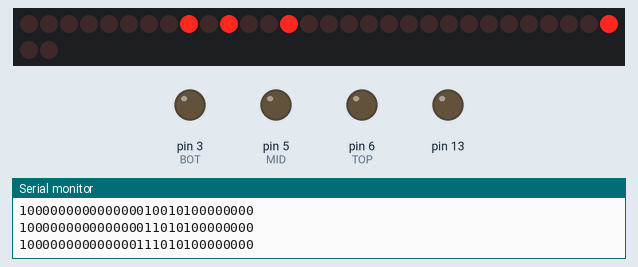
Simulated run of this sketch. Board: Arduino Mega 2560, built with avr-gcc and run on an emulated ATmega2560. Parts: 32 shift-register outputs drawn as a row of LEDs (first output left, lit = HIGH), output pins drawn as LEDs (lit = HIGH), the last lines printed to the serial monitor. Wiring (inferred from the names in the program): 4 × shift register (74HC595): data pin 9; shift clock pin 11; latch pin 10. Wiring (inferred from the signals the program sends): row of LEDs: on Q0, Q1, Q2, Q3, Q4, Q5, Q6, Q7, Q8, Q9, Q10, Q11, Q12, Q13, Q14, Q15, Q16, Q17, Q18, Q19, Q20, Q21, Q22, Q23, Q24, Q25, Q26, Q27, Q28, Q29, Q30, Q31. Pins used as bus, display or sensor lines are not drawn.

Above: at 2.04 s.
At 2.23 s:
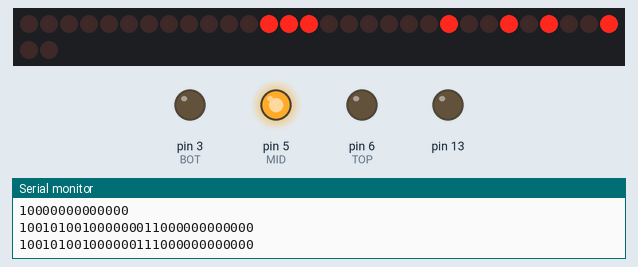
At 2.8 s:
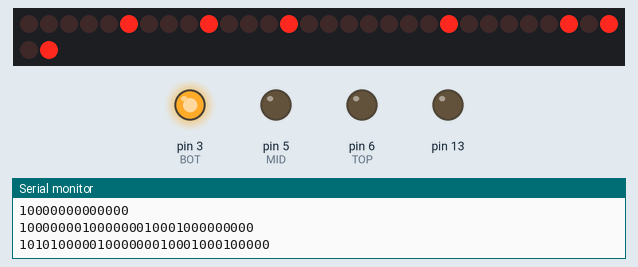
At 3.66 s:
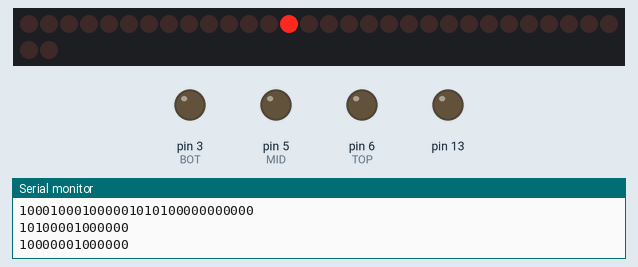
At 5.09 s:
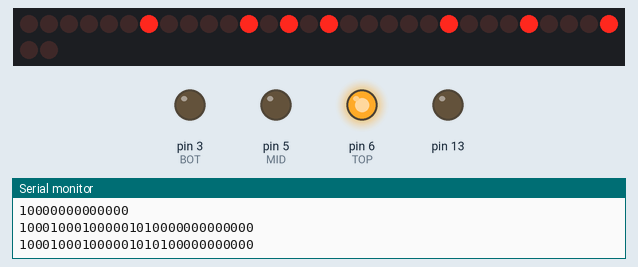
Timing chart, 0 to 6.0 s (numbered marks = the images above):
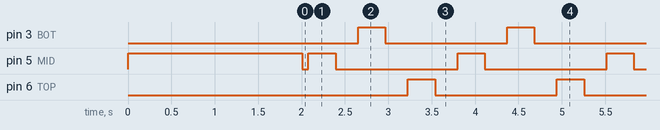

The sketch:

Rotating_Merica.ino
```cpp
#define ON HIGH
#define OFF LOW

//clock, latch, data (loner on arduino)
const int clockPin = 11;
const int latchPin = 10;
const int dataPin = 9;

const int TOP = 6;
const int MID = 5;
const int BOT = 3;

const int RED = 1;
const int BLUE = 2;
const int GREEN = 4;

int color = RED;
int color2 = GREEN;
int color3 = BLUE;


void setup() {
  //set pins to output because they are addressed in the main loop
  pinMode(latchPin, OUTPUT);
  pinMode(dataPin, OUTPUT);
  pinMode(clockPin, OUTPUT);

  //Each row on the LED cube
  pinMode(BOT, OUTPUT);
  pinMode(MID, OUTPUT);
  pinMode(TOP, OUTPUT);

  //LED on arduino and pin out
  pinMode(13, OUTPUT);

    // declare pin 9 to be an output:
  //pinMode(led, OUTPUT);

  Serial.begin(9600);
  //Serial.println("reset");


  registerWrite(5, ON, color, MID);
  registerWrite(5, ON, color3, MID);
  delay(1000);
  registerWrite(2, ON, color, MID);
  registerWrite(8, ON, color, MID);
  delay(1000);
  registerWrite(4, ON, color, MID);
  registerWrite(6, ON, color, MID);
}

// Cube arrangment with location of LED if look upon from above and the shift registers were to the left
//  9 | 8 | 7
//  6 | 5 | 4
//  3 | 2 | 1


// the loop routine runs over and over again forever:
void loop()  {
  static int x=1;

  registerWrite(5, OFF, color2, MID);
  registerWrite(5, OFF, color3, MID);
  registerWrite(2, OFF, color, MID);
  registerWrite(8, OFF, color, MID);
  registerWrite(4, OFF, color, MID);
  registerWrite(6, OFF, color, MID);

  if(x==1){
  registerWrite(5, ON, color2, MID);
  registerWrite(5, ON, color3, MID);
  registerWrite(2, ON, color3, MID);
  registerWrite(8, ON, color3, MID);
  registerWrite(4, ON, color, MID);
  registerWrite(6, ON, color, MID);
  delay(1000/4);
  registerWrite(5, OFF, color2, MID);
  registerWrite(5, OFF, color3, MID);
  registerWrite(2, OFF, color3, MID);
  registerWrite(8, OFF, color3, MID);
  registerWrite(4, OFF, color, MID);
  registerWrite(6, OFF, color, MID);
  x++;
  delay(1000/4);
  }
  else if(x==2){
  registerWrite(5, ON, color2, BOT);
  registerWrite(5, ON, color3, BOT);
  registerWrite(1, ON, color, BOT);
  registerWrite(7, ON, color3, BOT);
  registerWrite(3, ON, color3, BOT);
  registerWrite(9, ON, color, BOT);
  delay(1000/4);
  registerWrite(5, OFF, color2, BOT);
  registerWrite(5, OFF, color3, BOT);
  registerWrite(1, OFF, color, BOT);
  registerWrite(7, OFF, color3, BOT);
  registerWrite(3, OFF, color3, BOT);
  registerWrite(9, OFF, color, BOT);
  x++;
  delay(1000/4);
  }
  else{
  registerWrite(5, ON, color3, TOP);
  registerWrite(5, ON, color2, TOP);
  registerWrite(1, ON, color3, TOP);
  registerWrite(7, ON, color, TOP);
  registerWrite(3, ON, color, TOP);
  registerWrite(9, ON, color3, TOP);
  delay(1000/4);
  registerWrite(5, OFF, color3, TOP);
  registerWrite(5, OFF, color2, TOP);
  registerWrite(1, OFF, color3, TOP);
  registerWrite(7, OFF, color, TOP);
  registerWrite(3, OFF, color, TOP);
  registerWrite(9, OFF, color3, TOP);
  x=1;
  delay(1000/4);
  }
  //delay();
}


// This method sends bits to the shift registers
// PARAM: LED Locatoin (0-9), ON, OFF, RED, GREEN, BLUE
void registerWrite(int location, int whichState, int color, int row) {
  int whichPin;
  location--;
  location = location%10;

  rowWrite(row, whichState);
    // the bits you want to send. Use an unsigned int,
  // so you can use all 16 bits:
  static unsigned long int bitsToSend = 0;

  if((color & RED) == RED){
 // Red Color
  if(location == 0) whichPin=9;
  else if(location < 7) whichPin = 9 + location;
  else if(location == 7) whichPin = 8;
  else if(location == 8) whichPin = 5;
  else return;

  // turn on the next highest bit in bitsToSend:
  bitWrite(bitsToSend, whichPin, whichState);
  Serial.println(bitsToSend, BIN);
   }

  if((color & GREEN) == GREEN){
  //Green Color
  if(location == 0) whichPin=17;
  else if(location < 7) whichPin = 17 +location;
  else if(location == 7) whichPin = 16;
  else if(location == 8) whichPin = 7;
  else return;

  // turn on the next highest bit in bitsToSend:
  bitWrite(bitsToSend, whichPin, whichState);
  //Serial.println(bitsToSend, BIN);
  }

  if((color & BLUE) == BLUE){
    //Blue
  if(location == 0) whichPin=25;
  else if(location < 7) whichPin = 25 + location;
  else if(location == 7) whichPin = 24;
  else if(location == 8) whichPin = 6;
  else return;

  // turn on the next highest bit in bitsToSend:
  bitWrite(bitsToSend, whichPin, whichState);
  //Serial.println(bitsToSend, BIN);
  }

  // turn off the output so the pins don't light up
  // while you're shifting bits:
  digitalWrite(latchPin, LOW);

  // break the bits into two bytes, one for
  // the first register and one for the second:
  byte registerOne = (bitsToSend & 0xff000000) >> 24;
  byte registerTwo = (bitsToSend & 0xff0000) >> 16;
  byte registerThree = (bitsToSend & 0xff00) >> 8;
  byte registerFour  = bitsToSend & 0xff;
  // shift the bytes out:
  shiftOut(dataPin, clockPin, MSBFIRST, ~registerOne); //Blue
  shiftOut(dataPin, clockPin, MSBFIRST, ~registerTwo); //Green
  shiftOut(dataPin, clockPin, MSBFIRST, ~registerThree); //Red
  shiftOut(dataPin, clockPin, MSBFIRST, ~registerFour); // 5-Red, 6-Blue, 7-Green

  // turn on the output so the LEDs can light up:
  digitalWrite(latchPin, HIGH);
}

void rowWrite(int row, int state){
  if(state == ON){ digitalWrite(row, ON);}
   else{ digitalWrite(row, OFF); }
}
```

Measured:
- by itself, pin 3 (BOT), pin 6 (TOP): alternates HIGH for 0.31 s and LOW for 1.4 s
- by itself, pin 5 (MID): repeats every 1.7 s: HIGH 0.32 s, LOW 1.4 s
- by itself, everything shown: repeats every 13.7 s, in 115 steps
